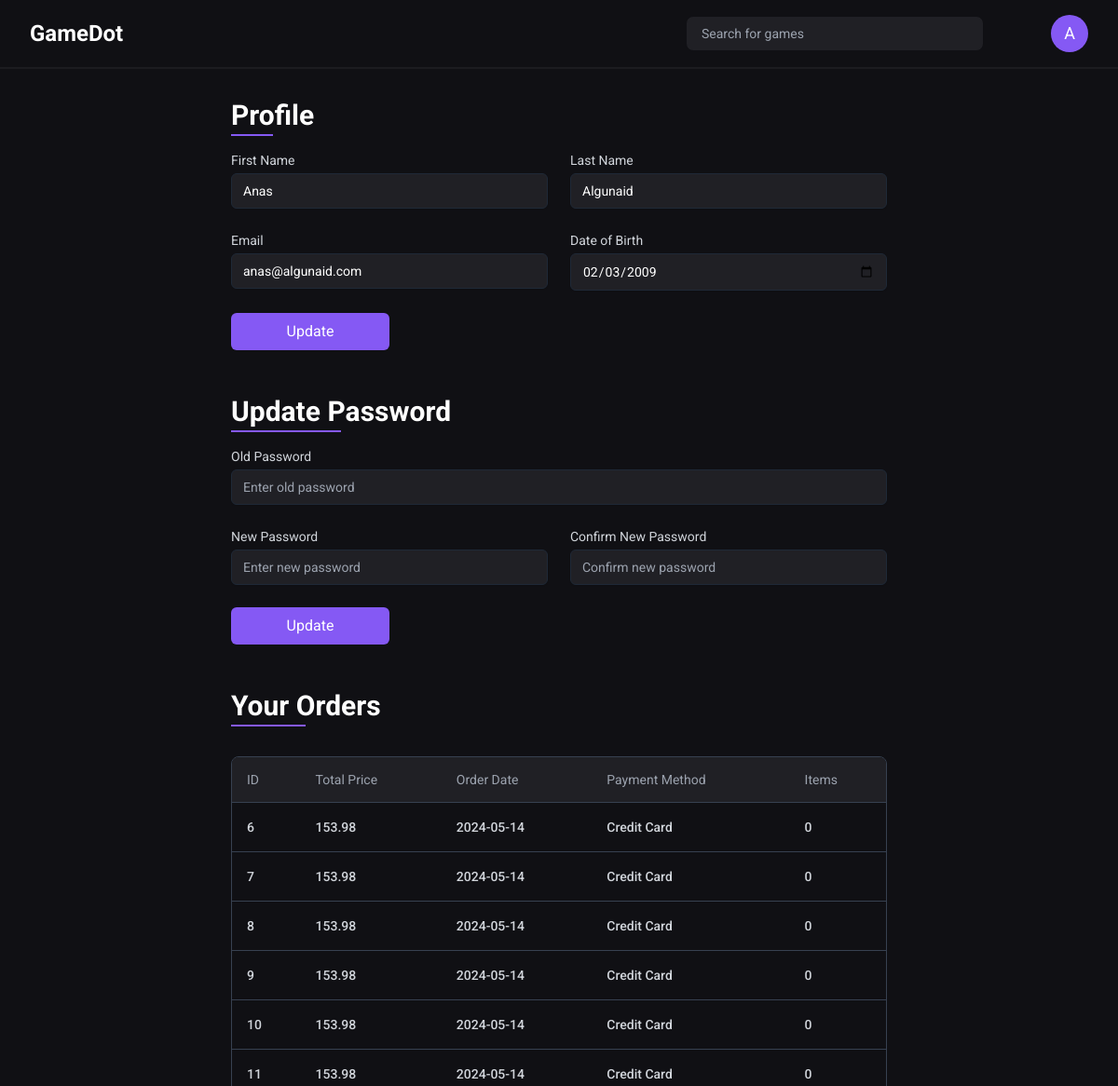
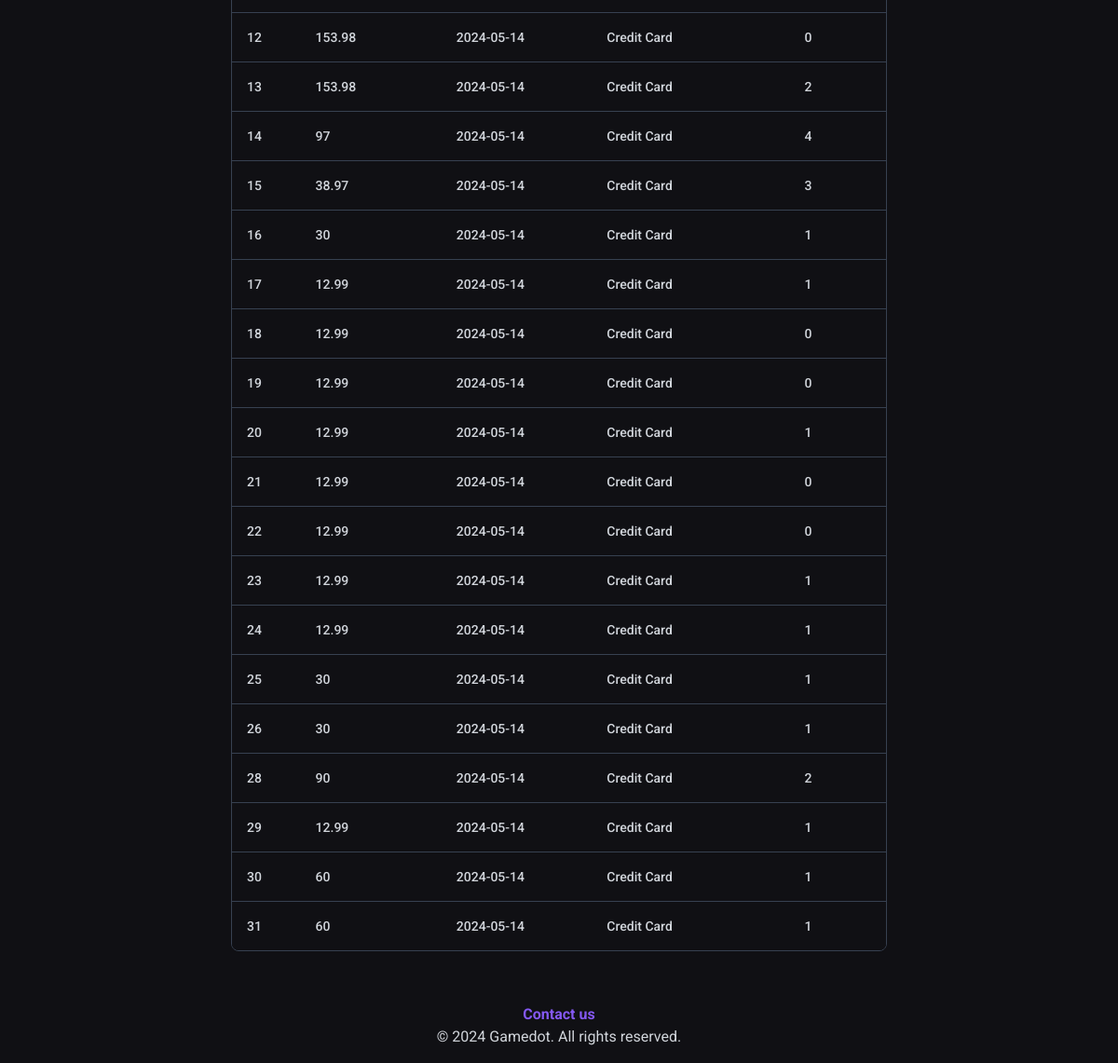
Page /gamedot/profile (signed in) on the earlier database version (2 pictures, top to bottom).
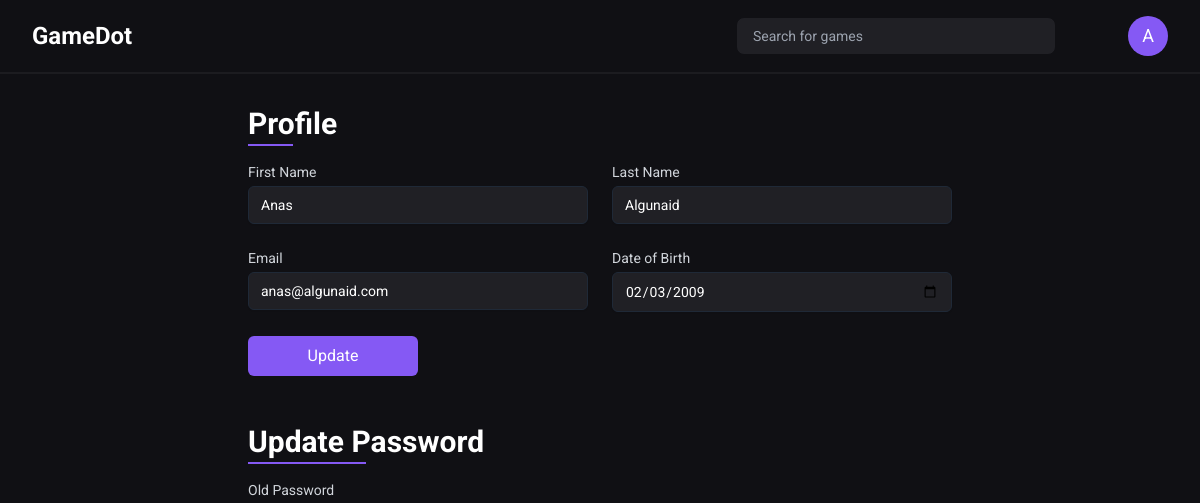
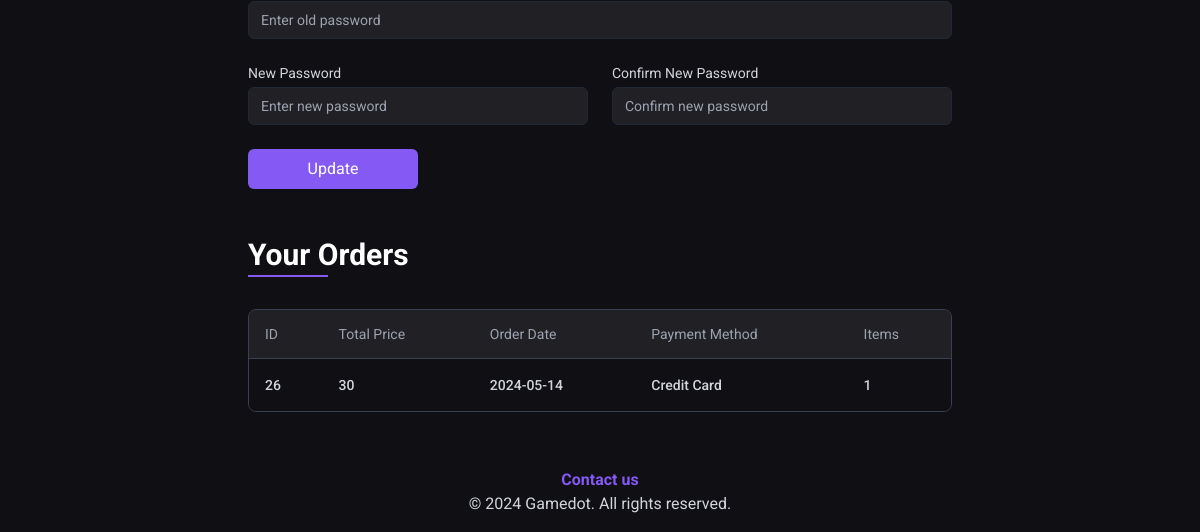
Same page on the later database version (2 pictures, top to bottom).
### tables this page shows
CREATE TABLE `users` (
  `id` int(11) NOT NULL,
  `fname` varchar(255) DEFAULT NULL,
  `lname` varchar(255) DEFAULT NULL,
  `email` varchar(255) DEFAULT NULL,
  `password` varchar(255) DEFAULT NULL,
  `dob` date DEFAULT NULL
);

CREATE TABLE `orders` (
  `id` int(11) NOT NULL,
  `user_id` int(11) DEFAULT NULL,
  `total_price` float DEFAULT NULL,
  `order_date` date DEFAULT current_timestamp(),
  `payment_method` varchar(255) DEFAULT NULL
);

### src/user/controllers/profile.php (called while the page is built, shortened)
<?php
$database = new Database();
$user_id = $_SESSION['user']['id'];
$query = 'SELECT * FROM users WHERE id = :user_id';
$user = $database->query($query, ['user_id' => $user_id])->qOrAbort();
$query = 'SELECT
              orders.*,
              COUNT(order_items.id) AS items
          FROM
              orders
          LEFT JOIN
              order_items ON orders.id = order_items.order_id
          WHERE
              orders.user_id = :user_id
          GROUP BY
              orders.id
              ';
$orders = $database->query($query, ['user_id' => $user_id])->qAll();
$ordersColumns = [
  'id' => "ID",
  'total_price' => "Total Price",
  'order_date' => "Order Date",
  'payment_method' => "Payment Method",
  'items' => "Items"
];
require('src/user/views/profile.view.php');

### core/database.php (called while the page is built, shortened)
<?php
class Database
{
  private $host = 'localhost';
  private $db_name = 'testforweb';
  private $port = '3308';
  private $username = 'root';
  private $connection;
  private $statement;
  public function __construct()
  {
    $this->connection = null;
    try {
      $this->connection = new PDO('mysql:host=' . $this->host . ';port=' . $this->port . ';dbname=' . $this->db_name . ';user=' . $this->username);
      $this->connection->setAttribute(PDO::ATTR_ERRMODE, PDO::ERRMODE_EXCEPTION);
      $this->connection->setAttribute(PDO::ATTR_DEFAULT_FETCH_MODE, PDO::FETCH_ASSOC);
    } catch (PDOException $e) {
      echo 'Connection Error: ' . $e->getMessage();
    }
  }
  public function query($query, $params = [])
  {
    $this->statement = $this->connection->prepare($query);
    $this->statement->execute($params);
    return $this;
  }
  public function qAll()
  {
    return $this->statement->fetchAll();
  }
  public function qOrAbort()
  {
    $result = $this->statement->fetch();
    return $result;
  }
}

### src/user/views/profile.view.php (the view, shortened to what this page needs)
<?php require(getHeaderPath()) ?>
<main class="min-h-screen max-w-3xl mx-auto">
  <div class="xl:container mx-auto p-8">
    <h2 class="text-3xl font-bold mb-4 inline-block relative pb-1">
      Profile
      <span class="absolute bottom-0 left-0 w-1/2 h-0.5 bg-primary"></span>
    </h2>
    <div>
      <form action="" method="POST" class="grid grid-cols-1 md:grid-cols-2 gap-6">
        <div>
          <label for="fname" class="block text-sm text-gray-300">First Name</label>
          <input type="text" name="fname" id="fname" value="<?= $user['fname'] ?>" class="bg-secondaryBlack mt-1 block w-full px-3 py-2 border border-gray-800 rounded-md shadow-sm focus:outline-none focus:ring-primary focus:border-primary sm:text-sm" required placeholder="Enter first name">
        </div>
        <div>
          <label for="lname" class="block text-sm text-gray-300">Last Name</label>
          <input type="text" name="lname" id="lname" value="<?= $user['lname'] ?>" class="bg-secondaryBlack mt-1 block w-full px-3 py-2 border border-gray-800 rounded-md shadow-sm focus:outline-none focus:ring-primary focus:border-primary sm:text-sm" required placeholder="Enter last name">
        </div>
        <div>
          <label for="email" class="block text-sm text-gray-300">Email</label>
          <input type="email" name="email" id="email" value="<?= $user['email'] ?>" class="bg-secondaryBlack mt-1 block w-full px-3 py-2 border border-gray-800 rounded-md shadow-sm focus:outline-none focus:ring-primary focus:border-primary sm:text-sm" required placeholder="Enter email">
        </div>
        <div>
          <label for="dob" class="block text-sm text-gray-300">Date of Birth</label>
          <input type="date" name="dob" id="dob" value="<?= $user['dob'] ?>" class="bg-secondaryBlack mt-1 block w-full px-3 py-2 border border-gray-800 rounded-md shadow-sm focus:outline-none focus:ring-primary focus:border-primary sm:text-sm" required>
        </div>
        <div>
          <button type="submit" name="update_profile_form" class="bg-primary w-full sm:w-1/2 py-2 px-4  rounded-md  text-white hover:opacity-85 duration-300 ">
            Update
          </button>
        </div>
      </form>
    </div>
    <h2 class="text-3xl font-bold mb-4 mt-12 inline-block relative pb-1">
      Update Password
      <span class="absolute bottom-0 left-0 w-1/2 h-0.5 bg-primary"></span>
    </h2>
    <div>
      <form action="" method="POST" class="grid grid-cols-1 md:grid-cols-2 gap-6">
        <div class="md:col-span-2">
          <label for="old_password" class="block text-sm text-gray-300">Old Password</label>
          <input type="password" name="old_password" id="old_password" class="bg-secondaryBlack mt-1 block w-full px-3 py-2 border border-gray-800 rounded-md shadow-sm focus:outline-none focus:ring-primary focus:border-primary sm:text-sm" placeholder="Enter old password">
        </div>
        <div>
          <label for="new_password" class="block text-sm text-gray-300">New Password</label>
          <input type="password" name="new_password" id="new_password" class="bg-secondaryBlack mt-1 block w-full px-3 py-2 border border-gray-800 rounded-md shadow-sm focus:outline-none focus:ring-primary focus:border-primary sm:text-sm" placeholder="Enter new password">
        </div>
        <div>
          <label for="confirm_password" class="block text-sm text-gray-300">Confirm New Password</label>
          <input type="password" name="confirm_password" id="confirm_password" class="bg-secondaryBlack mt-1 block w-full px-3 py-2 border border-gray-800 rounded-md shadow-sm focus:outline-none focus:ring-primary focus:border-primary sm:text-sm" placeholder="Confirm new password">
        </div>
        <div>
          <input type="submit" name="update_password_form" value="Update" class="bg-primary w-full sm:w-1/2 py-2 px-4  rounded-md  text-white hover:opacity-85 duration-300 ">
        </div>
      </form>
    </div>
    <section class="mt-12">
      <h2 class="text-3xl font-bold inline-block relative pb-1">
        Your Orders
        <span class="absolute bottom-0 left-0 w-1/2 h-0.5 bg-primary"></span>
      </h2>
      <?php if (empty($orders)) : ?>
        <div class="text-center mt-8">
          <h2 class="text-xl mb-4 text-gray-400">You don't have any orders yet.</h2>
        </div>
      <?php else : ?>
        <div class="flex flex-col mt-6">
          <div class="overflow-x-auto ">
            <div class="inline-block min-w-full py-2 align-middle">
              <div class="overflow-hidden border  border-gray-700 md:rounded-lg">
                <table class="min-w-full divide-y divide-gray-700">
                  <thead class="bg-secondaryBlack">
                    <tr>
                      <?php
                      foreach ($ordersColumns as $column) :
                      ?>
                        <th scope='col' class='px-4 py-3.5 text-sm font-normal text-left rtl:text-right text-gray-400'><?= $column ?></th>
                      <?php endforeach; ?>
                    </tr>
                  </thead>
                  <tbody class=" divide-y divide-gray-700 bg-myBlack">
                    <?php
                    foreach ($orders as $order) : ?>
                      <tr>
                        <?php foreach ($ordersColumns as $dbcolumn => $column) : ?>
                          <td class='px-4 py-4 text-sm font-medium text-gray-300 whitespace-nowrap hover:text-primary duration-300'><a href="/gamedot/orders/<?= $order['id'] ?>"><?= $order[$dbcolumn] ?></a></td>
                        <?php endforeach; ?>
                      </tr>
                    <?php endforeach; ?>
                  </tbody>
                </table>
              </div>
            </div>
          </div>
        </div>
      <?php endif; ?>
    </section>
  </div>
</main>
<?php require(getFooterPath()) ?>

### index.php (shortened to what this page needs)
<?php
require("core/database.php");
$routes = [
  newRoute("/") => __DIR__ . "/src/user/controllers/index.php",
  newRoute("/signup") => __DIR__ . "/src/user/controllers/signup.php",
  newRoute("/signin") => __DIR__ . "/src/user/controllers/signin.php",
  newRoute("/games") => "src/user/controllers/games.php",
  newRoute("/profile") => "src/user/controllers/profile.php",
  newRoute("/logout") => "src/common/controllers/logout.php",
  newRoute("/genres") => __DIR__ . "/src/user/controllers/genres.php",
  newRoute("/checkout") => __DIR__ . "/src/user/controllers/checkout.php",
  newRoute("/cart") => __DIR__ . "/src/user/controllers/cart.php",
  newRoute("/contactus") => __DIR__ . "/src/common/controllers/contactus.php",
  newRoute("/admin/signin") => __DIR__ . "/src/admin/main/controllers/signin_admin.php",
  newRoute("/admin/") => __DIR__ . "/src/admin/main/controllers/index.php",
  newRoute("/admin/logout") => "src/common/controllers/logout.php",
  newRoute("/admin/profile") => "src/admin/main/controllers/profile.php",
  newRoute("/admin/games/") => __DIR__ . "/src/admin/games/controllers/games.php",
  newRoute("/admin/games/add") => __DIR__ . "/src/admin/games/controllers/add_game.php",
  newRoute("/admin/games/edit") => __DIR__ . "/src/admin/games/controllers/edit_game.php",
  newRoute("/admin/users/") => __DIR__ . "/src/admin/users/controllers/users.php",
  newRoute("/admin/settings/") => __DIR__ . "/src/admin/settings/controllers/settings.php",
  newRoute("/admin/orders/") => __DIR__ . "/src/admin/orders/controllers/orders.php",
];
function newRoute($path)
{
  $projectName = '/gamedot';
  return $projectName . $path;
}
$uri = parse_url($_SERVER["REQUEST_URI"])['path'];
if (array_key_exists($uri, $routes)) {
  require($routes[$uri]);
} else {
  abort("404 Not Found");
}

### src/views/partials/header.php (shortened to what this page needs)
<?php
$MAINURI = "$_SERVER[REQUEST_SCHEME]://$_SERVER[HTTP_HOST]/gamedot";
if (isset($_SESSION['admin'])) {
  $baseUrl = $MAINURI . '/admin/';
} else {
  $baseUrl = $MAINURI;
}
?>
<!DOCTYPE html>
<html lang="en">
<head>
  <link rel="stylesheet" href="<?= $MAINURI ?>/public/assets/style/output.css?<?= time() ?>">
  <link rel='stylesheet' href='https://cdn-uicons.flaticon.com/2.3.0/uicons-regular-rounded/css/uicons-regular-rounded.css'>
  <link rel='stylesheet' href='https://cdn-uicons.flaticon.com/2.3.0/uicons-solid-rounded/css/uicons-solid-rounded.css'>
  <link rel="stylesheet" href="https://cdn.jsdelivr.net/npm/glider-js@1/glider.min.css">
</head>
<body class="bg-myBlack text-white font-Roboto">
  <header class=">flex flex-wrap sm:justify-start sm:flex-nowrap w-full py-4 px-8  mx-auto text-sm xl:container border-b-2 border-white border-opacity-5">
    <nav class=" w-full mx-auto sm:flex sm:items-center sm:justify-between" aria-label="Global">
      <div class="flex items-center justify-between flex-1">
        <a class="flex-none font-bold text-2xl" href="<?= $baseUrl ?>">GameDot</a>
      </div>
      <?php if (!isset($_SESSION["admin"])) : ?>
        <div id="navbar-collapse-with-animation" class="hs-collapse hidden overflow-hidden transition-all duration-300 basis-full grow sm:block">
          <div class="flex flex-col gap-6 mt-5 sm:flex-row sm:items-center sm:justify-end sm:mt-0 sm:ps-5">
            <form action="./games" method="GET" class="relative block">
              <input type="text" name="search" id="search" class="bg-secondaryBlack w-full lg:min-w-80 px-4 py-2 rounded-lg border border-myBlack focus:outline-none focus:ring-primary focus:border-primary" placeholder="Search for games">
              <button type="submit" class="absolute right-0 top-0 h-full px-4 py-2 hover:text-primary duration-300">
              </button>
            </form>
            <?php if (isset($_SESSION['user'])) : ?>
              <div class="flex justify-between items-center flex-wrap gap-6 ">
                <a href="<?= $baseUrl ?>/profile">
                  <button class="bg-primary w-10 h-10 rounded-full text-white hover:opacity-85 duration-300 text-lg"><?= $_SESSION["user"]["fname"][0] ?></button>
                </a>
              </div>
            <?php endif; ?>
          </div>
        </div>
      <?php endif; ?>
    </nav>
  </header>

### src/views/partials/footer.php (shortened to what this page needs)
<footer class="text-center text-gray-300 py-4 ">
  <a href="./contactus" class="my-2 text-primary font-bold">
    Contact us
  </a>
  <p>
    &copy; <?php echo date("Y") ?> Gamedot. All rights reserved.
  </p>
</footer>
</body>
</html>

Differences in the rows shown:
removed orders: id "6", total_price "153.98", order_date "2024-05-14", payment_method "Credit Card", dbcolumn "0"
removed orders: id "7", total_price "153.98", order_date "2024-05-14", payment_method "Credit Card", dbcolumn "0"
removed orders: id "8", total_price "153.98", order_date "2024-05-14", payment_method "Credit Card", dbcolumn "0"
removed orders: id "9", total_price "153.98", order_date "2024-05-14", payment_method "Credit Card", dbcolumn "0"
removed orders: id "10", total_price "153.98", order_date "2024-05-14", payment_method "Credit Card", dbcolumn "0"
removed orders: id "11", total_price "153.98", order_date "2024-05-14", payment_method "Credit Card", dbcolumn "0"
removed orders: id "12", total_price "153.98", order_date "2024-05-14", payment_method "Credit Card", dbcolumn "0"
removed orders: id "13", total_price "153.98", order_date "2024-05-14", payment_method "Credit Card", dbcolumn "2"
removed orders: id "14", total_price "97", order_date "2024-05-14", payment_method "Credit Card", dbcolumn "4"
removed orders: id "15", total_price "38.97", order_date "2024-05-14", payment_method "Credit Card", dbcolumn "3"
removed orders: id "16", total_price "30", order_date "2024-05-14", payment_method "Credit Card", dbcolumn "1"
removed orders: id "17", total_price "12.99", order_date "2024-05-14", payment_method "Credit Card", dbcolumn "1"
removed orders: id "18", total_price "12.99", order_date "2024-05-14", payment_method "Credit Card", dbcolumn "0"
removed orders: id "19", total_price "12.99", order_date "2024-05-14", payment_method "Credit Card", dbcolumn "0"
removed orders: id "20", total_price "12.99", order_date "2024-05-14", payment_method "Credit Card", dbcolumn "1"
removed orders: id "21", total_price "12.99", order_date "2024-05-14", payment_method "Credit Card", dbcolumn "0"
removed orders: id "22", total_price "12.99", order_date "2024-05-14", payment_method "Credit Card", dbcolumn "0"
removed orders: id "23", total_price "12.99", order_date "2024-05-14", payment_method "Credit Card", dbcolumn "1"
removed orders: id "24", total_price "12.99", order_date "2024-05-14", payment_method "Credit Card", dbcolumn "1"
removed orders: id "25", total_price "30", order_date "2024-05-14", payment_method "Credit Card", dbcolumn "1"
removed orders: id "28", total_price "90", order_date "2024-05-14", payment_method "Credit Card", dbcolumn "2"
removed orders: id "29", total_price "12.99", order_date "2024-05-14", payment_method "Credit Card", dbcolumn "1"
removed orders: id "30", total_price "60", order_date "2024-05-14", payment_method "Credit Card", dbcolumn "1"
removed orders: id "31", total_price "60", order_date "2024-05-14", payment_method "Credit Card", dbcolumn "1"
